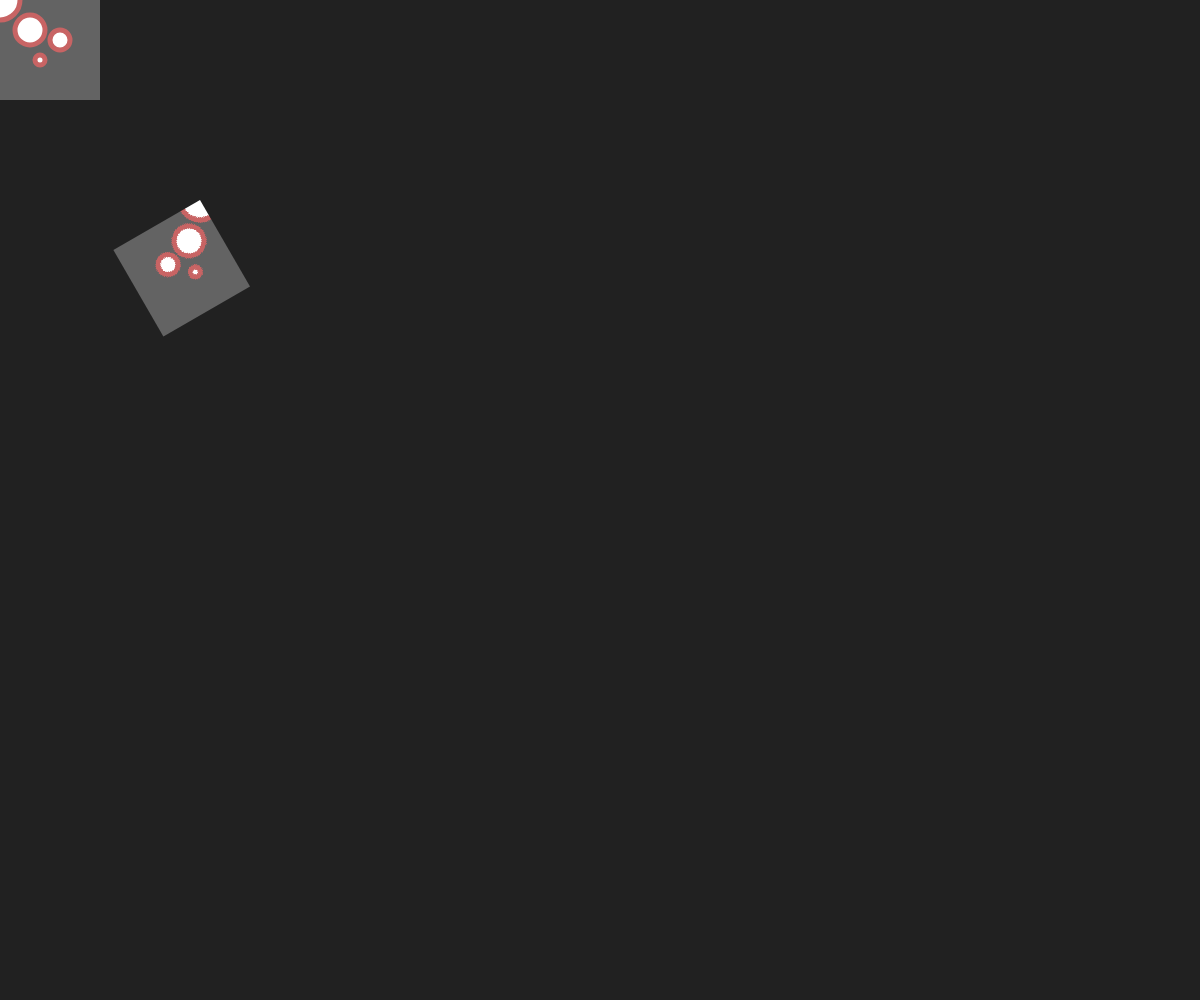
Frame 1 (no input)
Frame 2 (the mouse pressed at the canvas centre, redrawn once): identical to frame 1, image omitted

The p5.js sketch that drew this single still picture (run headless with seeded random() and noise() and a simulated clock; the mouse was pressed at the canvas centre and the sketch redrawn once):

// p5.js sketch
// ── sketch.js

let gfxA;// グラフィックス

function setup(){
	createCanvas(windowWidth, windowHeight);
	angleMode(DEGREES);
	noSmooth();
	noLoop();

	// グラフィックスを作ります
	gfxA = createGraphics(100, 100);
	gfxA.background(99);
	gfxA.stroke(200, 100, 100);
	gfxA.strokeWeight(5);
	gfxA.fill(255);
	gfxA.circle(0, 0, 40);
	gfxA.circle(30, 30, 30);
	gfxA.circle(60, 40, 20);
	gfxA.circle(40, 60, 10);
}

function draw(){
	background(33);

	image(gfxA, 0, 0);// グラフィックスを0,0に描画します

	push();
	translate(200, 200);// 基準点を移動
	scale(-1, 1);// x方向に反転, y方向はそのまま
	rotate(30);// 30度回転
	image(gfxA, 0, 0);// グラフィックスを0,0に描画します
	pop();
}
